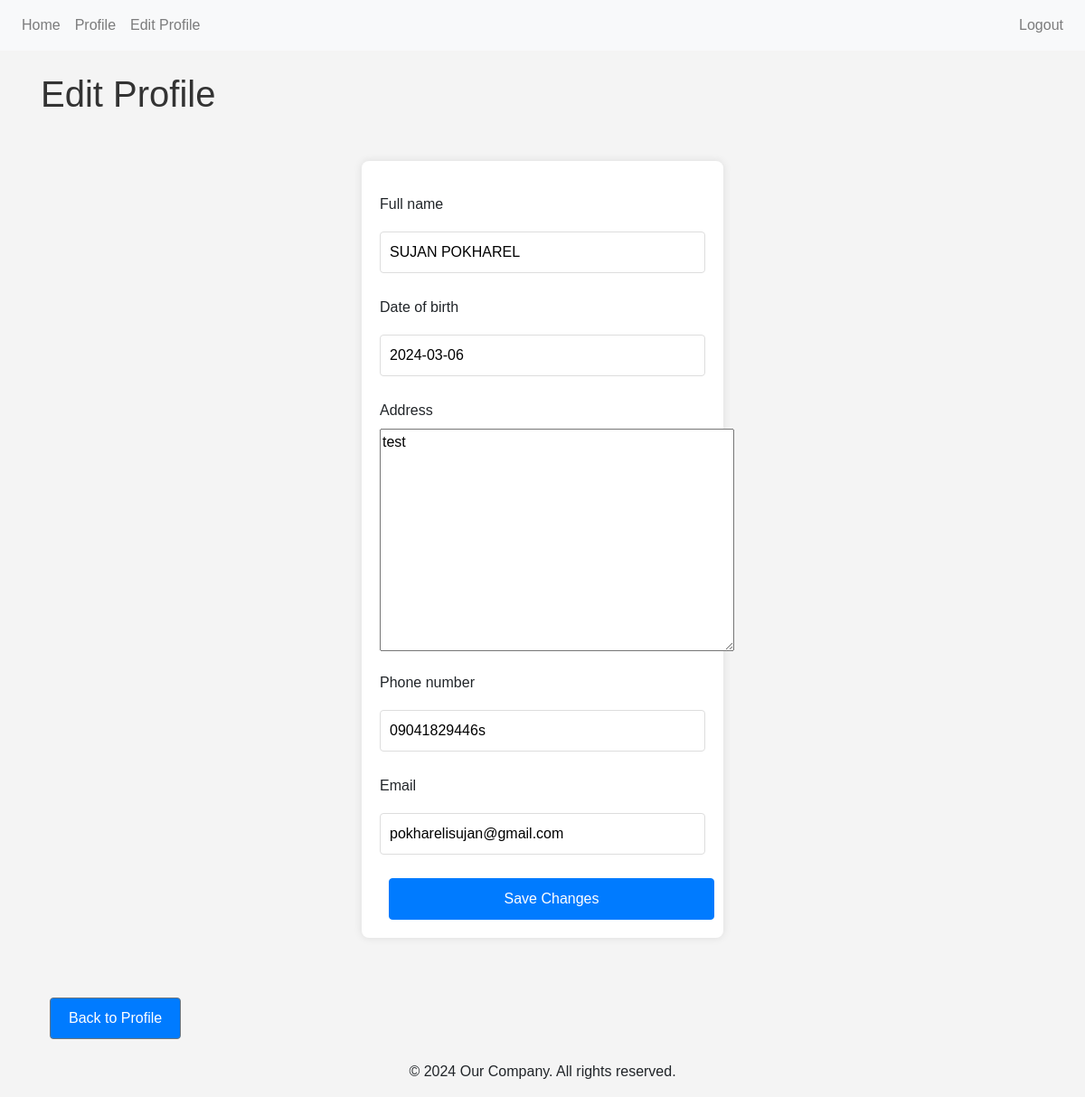
The page /edit_profile/ (signed in) on the database as committed earlier.
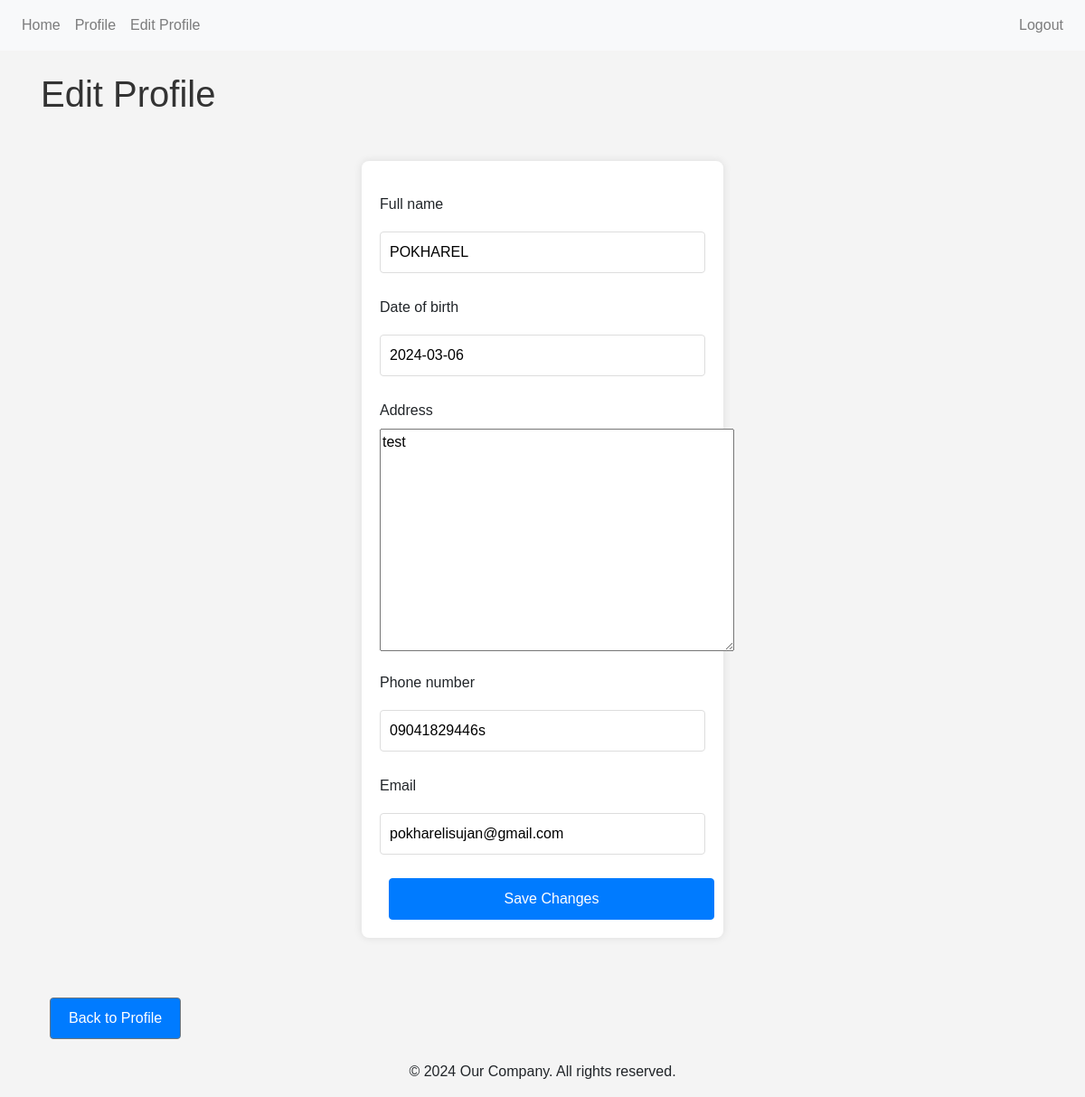
The same page on the database as committed later.
### accounts/models.py (models this page shows, shortened)
class EmployeeDetail(models.Model):
    user = models.OneToOneField(User, on_delete=models.CASCADE)
    employee_id = models.CharField(max_length=15, unique=True, editable=False)
    full_name = models.CharField(max_length=100)
    date_of_birth = models.DateField()
    address = models.TextField()
    phone_number = models.CharField(max_length=15)
    email = models.EmailField()
    position = models.CharField(max_length=50)
    department = models.CharField(max_length=50)
    date_joined = models.DateField()
    IC_No = models.CharField(max_length=50, default="UNKNOWN")

### accounts/views.py (the view)
# urls.py: path('edit_profile/', edit_profile, name='edit_profile'),
@login_required
def edit_profile(request):
    user = request.user
    try:
        employee = EmployeeDetail.objects.get(user=user)
    except EmployeeDetail.DoesNotExist:
        employee = None
    if request.method == 'POST':
        form = UserEditForm(request.POST, instance=employee)
        if form.is_valid():
            form.save()
            return redirect('profile')
    else:
        form = UserEditForm(instance=employee)
    return render(request, 'edit_profile.html', {'form': form})

### accounts/forms.py
class UserEditForm(forms.ModelForm):
    class Meta:
        model = EmployeeDetail
        fields = ['full_name', 'date_of_birth', 'address','phone_number','email']

### accounts/templates/edit_profile.html (shortened to what this page needs)
{% extends 'base.html' %}
{% block content %}
<div class="container mt-4">
    <h1 class="mb-4">Edit Profile</h1>
    <form method="post">
        {% for field in form %}
            <div class="mb-3">
                <label for="{{ field.id_for_label }}" class="form-label">{{ field.label }}</label>
                {{ field }}
            </div>
        {% endfor %}
        <button type="submit" class="btn btn-primary">Save Changes</button>
    </form>
    <a href="{% url 'profile' %}" class="btn btn-secondary mt-3">Back to Profile</a>
</div>
{% endblock %}

### accounts/templates/base.html (shortened to what this page needs)
{% load static %}
<!DOCTYPE html>
<html lang="en">
<head>
    <link href="https://stackpath.bootstrapcdn.com/bootstrap/4.5.2/css/bootstrap.min.css" rel="stylesheet">
    <link rel="stylesheet" href="{% static 'accounts/css/styles.css' %}">
</head>
<body>
    <header>
        <nav class="navbar navbar-expand-lg navbar-light bg-light">
            <div class="collapse navbar-collapse" id="navbarNav">
                <ul class="navbar-nav mr-auto">
                    <li class="nav-item">
                        <a class="nav-link" href="{% url 'home' %}">Home</a>
                    </li>
                    {% if user.is_authenticated %}
                        <li class="nav-item">
                            <a class="nav-link" href="{% url 'profile' %}">Profile</a>
                        </li>
                        <li class="nav-item">
                            <a class="nav-link" href="{% url 'edit_profile' %}">Edit Profile</a>
                        </li>
                    {% endif %}
                </ul>
                <ul class="navbar-nav ml-auto">
                    {% if user.is_authenticated %}
                        <li class="nav-item">
                            <a class="nav-link" href="{% url 'logout' %}">Logout</a>
                        </li>
                    {% else %}
                        <li class="nav-item">
                            <a class="nav-link" href="{% url 'login' %}">Login</a>
                        </li>
                    {% endif %}
                </ul>
            </div>
        </nav>
    </header>
    <main>
        {% block content %}{% endblock %}
    </main>
    <footer class="text-center mt-4">
        <p id="footer-text">&copy; <span id="current-year"></span> Our Company. All rights reserved.</p>
    </footer>
</body>
</html>

### accounts/static/accounts/css/styles.css (style rules this page uses)
body { font-family: Arial, sans-serif; margin: 0; padding: 0; background-color: #f4f4f4; }
h1 { color: #333; }
form { max-width: 400px; margin: 50px auto; padding: 20px; background: #fff; border-radius: 8px; box-shadow: 0 0 10px rgba(0, 0, 0, 0.1); }
input[type="text"], input[type="password"], input[type="email"], button { width: 100%; padding: 10px; margin: 10px 0; border: 1px solid #ddd; border-radius: 4px; }
button { background: #5cb85c; color: white; border: none; cursor: pointer; }
.btn { display: inline-block; padding: 10px 20px; margin: 0 10px; border-radius: 4px; text-decoration: none; color: white; background: #007bff; transition: background 0.3s ease; }

Rows that differ between the two databases and show on the page:
changed EmployeeDetail "test": full_name "SUJAN POKHAREL" → "POKHAREL"
